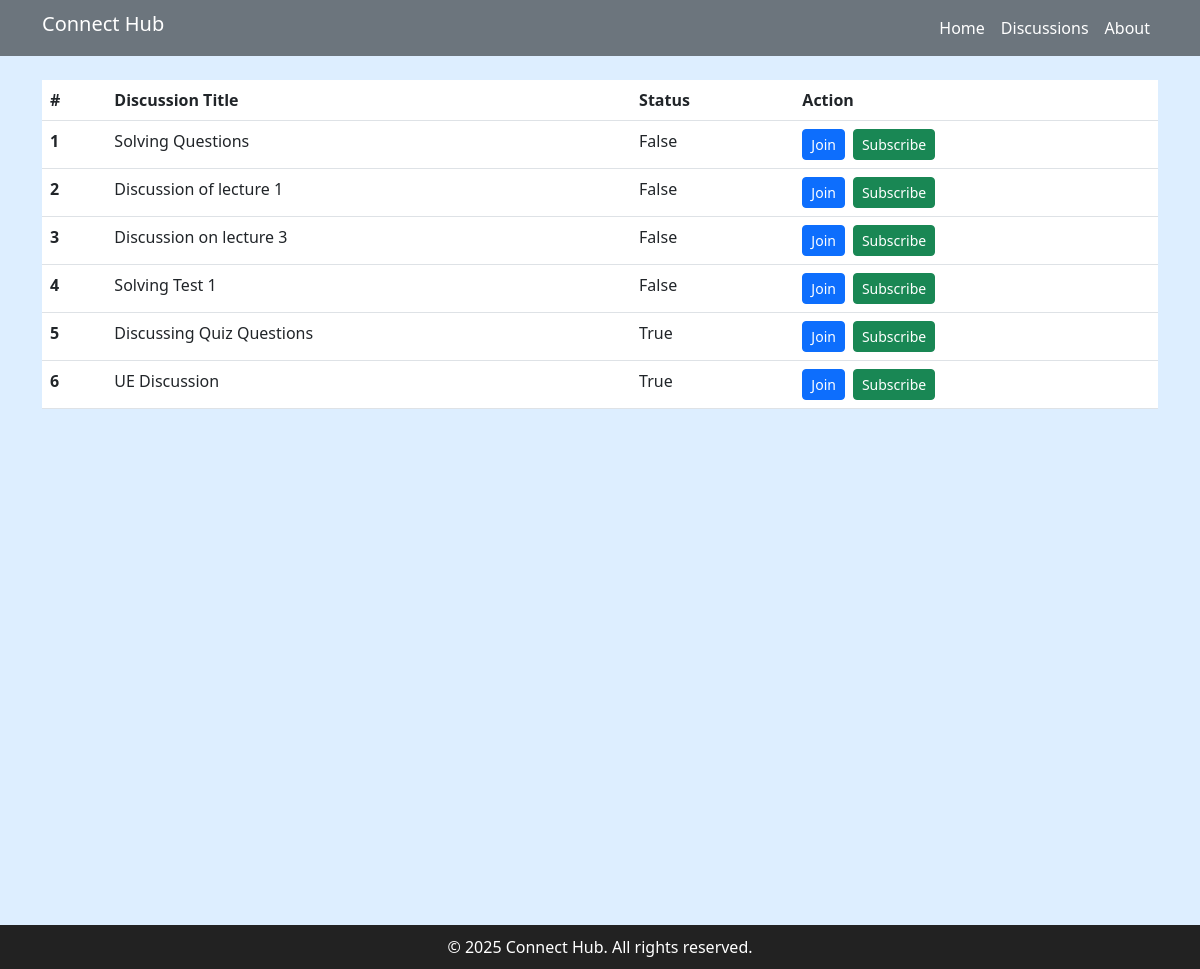
The page /discussions on the database its author committed.
### discussions/models.py (models this page shows, shortened)
class Discussion(models.Model):
    title = models.CharField(max_length=255)
    module = models.ForeignKey(Module, on_delete=models.CASCADE)
    created_at = models.DateTimeField(auto_now_add=True)
    jitsi_meet_url = models.URLField(blank=True, null=True)  # Jitsi meeting link
    is_live = models.BooleanField(default=False)  # Track if discussion is live

### discussions/views.py (the view)
# urls.py: path("discussions", views.list_of_discussions, name="discussions"),
def list_of_discussions(request):
    discussions=Discussion.objects.all()
    return render(request,"discussions/discussions.html",{"discussions":discussions})

### templates/discussions/discussions.html (shortened to what this page needs)
{% extends './base.html' %} {% block content %}
<table class="table">
  <thead>
    <tr>
      <th scope="col">#</th>
      <th scope="col">Discussion Title</th>
      <th scope="col">Status</th>
      <th scope="col">Action</th>
    </tr>
  </thead>
  <tbody>
    {% if discussions.count == 0 %}
    <tr>
      <td colspan="4" class="text-center">
        No discussions available at the moment. Feel free to start one!
      </td>
    </tr>
    {% else %} {% for discussion in discussions %}
    <tr>
      <th scope="row">{{ forloop.counter }}</th>
      <td>{{ discussion.title }}</td>
      <td>{{ discussion.is_live }}</td>
      <td>
        <div class="d-flex justify-content-start gap-2">
          <a
            href="#"
            class="btn btn-sm btn-primary text-decoration-none"
            onclick="joinMeeting('{{ discussion.pk }}')"
            >Join</a
          >
          <a href="#" class="btn btn-sm btn-success text-decoration-none"
            >Subscribe</a
          >
        </div>
      </td>
    </tr>
    {% endfor %} {% endif %}
  </tbody>
</table>
<div id="jitsi-container" style="height: 500px"></div>
{% endblock content %}

### templates/discussions/base.html (style rules this page uses)
html, body { height: 100%; display: flex; flex-direction: column; background-color: #ddeeff; }

### rows shown on the page
Discussion: title "Solving Questions", is_live "False"
Discussion: title "Discussion of lecture 1", is_live "False"
Discussion: title "Discussion on lecture 3", is_live "False"
Discussion: title "Solving Test 1", is_live "False"
Discussion: title "Discussing Quiz Questions", is_live "True"
Discussion: title "UE Discussion", is_live "True"
